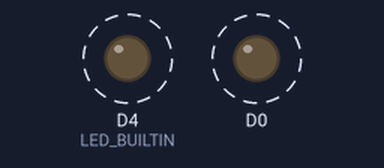
Simulated run of this sketch. Board: ESP8266 (NodeMCU). On the bench: output pins drawn as LEDs (lit = HIGH, except the on-board LED, lit = LOW). Dashed ring = blinking. WiFi joins after 1.5 s; servers stay silent unless stated; what the sketch prints to the serial monitor is not drawn.

Above: at 2.0 s.
Timing chart, 0 to 4.5 s (numbered marks = the images above):
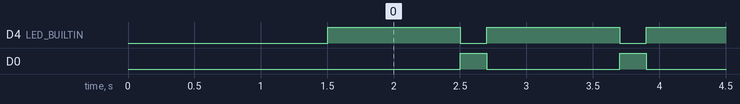

The sketch:

sketch_apr28a.ino
```cpp
#include <ESP8266WiFi.h>
#include <ESP8266Ping.h>

#ifndef STASSID
#define STASSID "UVish"
#define STAPSK  "uvish460"
#endif

const char* ssid     = STASSID;
const char* password = STAPSK;


void setup() {
  pinMode(D0,OUTPUT);
  pinMode(LED_BUILTIN, OUTPUT);
 Serial.begin(115200);
Serial.println();
  Serial.print("Connecting to ");
  Serial.println(ssid);
  WiFi.mode(WIFI_STA);
  WiFi.begin(ssid, password);
  while (WiFi.status() != WL_CONNECTED) {
    delay(500);
    Serial.print(".");
  }
  Serial.println("");
  Serial.println("WiFi connected");
  Serial.println("IP address: ");
  Serial.println(WiFi.localIP());

}

void loop() {
  digitalWrite(D0,LOW);
  digitalWrite(LED_BUILTIN, HIGH);
  bool ret = Ping.ping("www.google.com",1);
 //int avg_time_ms = Ping.averageTime();

    digitalWrite(D0, HIGH);
      digitalWrite(LED_BUILTIN, LOW);
       delay(Ping.averageTime()*10);
 Serial.println(Ping.averageTime());


}
```

Measured:
- by itself, D4 (LED_BUILTIN): alternates HIGH for 1.0 s and LOW for 0.20 s
- by itself, D0: alternates HIGH for 0.20 s and LOW for 1.0 s
